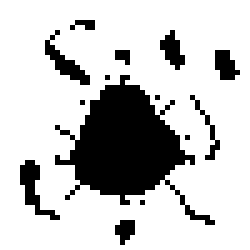
#> input picture practica01/imagenesPrueba/image.png, 50 x 50 px (shown 5 times larger)
$ python main.py
#> lines starting #> are read from the running program, lines starting #| are printed output that depends on the picture; after the words box and inside, x2 and y2 are one past the last pixel; in counts of white or black regions, pixels touching at a corner belong together
#> in main, `img = cv2.imread('imagenesPrueba/image.png', cv2.IMREAD_GRAYSCALE)`: img: shape (50, 50); 78% white; 14 black regions (9 under 20 px), largest, box (x1, y1, x2, y2) and area: (11, 15, 43, 45) 395, (4, 32, 12, 44) 34, (9, 6, 18, 17) 31, (32, 6, 37, 14) 22, (43, 10, 48, 16) 21
### practica01/functions.py
import numpy as np
import utils

####################################
# HISTOGRAMAS: MEJORA DE CONTRASTE #
####################################

# [229 lines left out: functions adjustIntensity, equalizeIntensity, filterImage, gaussKernel1D, gaussianFilter, medianFilter and 4 more, not called in this run]

def fill(inImage, seeds, SE=[], center=[]):
    """
    Rellenar un objeto de la imagen a partir de un conjunto de puntos semilla.

    seeds: Matriz Nx2 con N coordenadas (fila,columna) de los puntos semilla.
    SE: Matriz PxQ de zeros y unos definiendo el elemento estructurante de conectividad.
        Si es un vector vacío se asume conectividad 4 (cruz 3 x 3).
    """
    if SE == []:
        SE = np.array([[0, 1, 0],
                        [1, 1, 1],
                        [0, 1, 0]])

    if center == []:
        center = utils.centerMatrix(SE)

    outImage = np.copy(inImage)

    for seed in seeds:
        rowSeed, columnSeed = seed
        if inImage[rowSeed, columnSeed] == 0:
            outImage[rowSeed, columnSeed] = 1

        region = utils.getRegion(outImage, SE, rowSeed, columnSeed)
        region = np.round(region)

        for i in range(region.shape[0]):
            for j in range(region.shape[1]):
                if SE[i, j] == 1 and region[i, j] == 0:
                    outImage[rowSeed + i - center[0], columnSeed + j - center[1]] = 1
                    seeds.append([rowSeed + i - center[0], columnSeed + j - center[1]])

    return outImage


#######################
# DETECCIÓN DE BORDES #
#######################

# [83 lines left out: functions gradientImage, LoG, edgeCanny, not called in this run]

### practica01/utils.py
import numpy as np
import matplotlib.pyplot as plt

def histogram(inImage, nBins=256):
    """
    histogram

    Descripción: Calcula el histograma de una imagen.
    """
#> called with nBins = 256

    image = inImage.flatten()
#> image = 2500 values, max 1 at index 0, min 0 at index 215, mean 0.78

    hist = np.zeros(nBins, dtype=int)

    # Intervalos entre 0 y 1
    intervals = np.linspace(0, 1, nBins + 1)

    for i in range(nBins):
        hist[i] = np.sum((image >= intervals[i]) & (image < intervals[i + 1]))
#> after the loop, hist = 256 values, max 551 at index 0, min 0 at index 1, mean 2.15

    hist[-1] = np.sum(image == 1)

    return hist, intervals

def getRegion(image, kernel, i, j):
    rows_kernel, columns_kernel = kernel.shape

    imagePadded = np.pad(image, ((rows_kernel // 2, rows_kernel // 2), (columns_kernel // 2, columns_kernel // 2)), mode="reflect")

    return imagePadded[i:i + rows_kernel, j:j + columns_kernel]

# [19 lines left out: functions compareForErode, compareForDilate, not called in this run]

def centerMatrix(matrix):
    """
    centerMatrix

    Descripción: Retorna el centro de una matriz
    """

    rows, columns = matrix.shape

    return [np.floor(rows // 2).astype(int), np.floor(columns // 2).astype(int)]

# [201 lines left out: functions operatorRoberts, operatorCentralDiff, operatorPrewitt, operatorSobel, getGradientDirection, NMS and 3 more, not called in this run]

def show_imgs_and_histogram(img01, img02, nbins=256):
    # Crear una figura con 2x2 subplots: dos para las imágenes y dos para los histogramas
    fig, axs = plt.subplots(2, 2, figsize=(12, 8))

    # Mostrar la primera imagen
    axs[0, 0].imshow(img01, cmap='gray')
    axs[0, 0].set_title('Imagen original')
    axs[0, 0].axis('off')  # Ocultar ejes

    # Mostrar la segunda imagen
    axs[0, 1].imshow(img02, cmap='gray')
    axs[0, 1].set_title('Imagen procesada')
    axs[0, 1].axis('off')  # Ocultar ejes

    # Calcular el histograma de la primera imagen
    histograma1 = histogram(img01, nbins)[0]
#> histograma1 = 256 values, max 1949 at index 255, min 0 at index 1, mean 9.77

    # Graficar el histograma de la primera imagen
    axs[1, 0].plot(histograma1, color='black')
    axs[1, 0].set_title('Histograma de imagen original')
    axs[1, 0].set_xlim([0, nbins])  # Limitar el rango del eje x (niveles de gris)

    # Calcular el histograma de la segunda imagen
    histograma2 = histogram(img02, nbins)[0]
#> histograma2 = 256 values, max 2320 at index 255, min 0 at index 1, mean 9.77
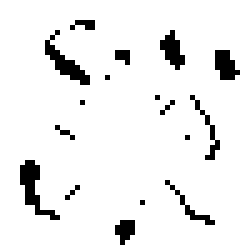
#> img02: shape (50, 50) float64 (shown 5 times larger); values 0 (black) and 1 (white), 92.8% white; black in thin lines or dots, all inside (x1, y1, x2, y2) = (4, 4, 48, 49)

    # Graficar el histograma de la segunda imagen
    axs[1, 1].plot(histograma2, color='black')
    axs[1, 1].set_title('Histograma de imagen procesada')
    axs[1, 1].set_xlim([0, nbins])  # Limitar el rango del eje x (niveles de gris)

    # Ajustar los márgenes y mostrar las gráficas
    plt.tight_layout()
    plt.show()
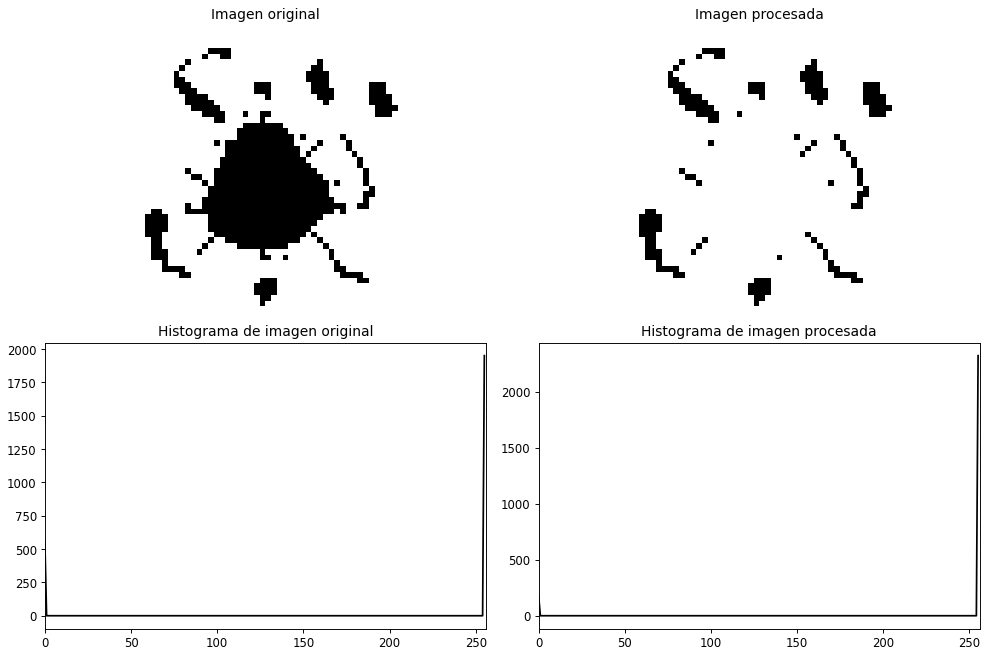
#> figure drawn by matplotlib, 4 panels; panel 3: curve peaks at x = 255, y = 1949; panel 4: curve peaks at x = 255, y = 2320

### practica01/main.py
import functions as f
import cv2
import skimage as ski
import numpy as np
import utils

def main():
    imgOut = None

    # Blur
    kernel01 = np.array([[1, 1, 1],
                        [1, 1, 1],
                        [1, 1, 1]], dtype=np.float32)

    # Detección de bordes
    kernel02 = np.array([[-1, -1, -1],
                        [-1,  8, -1],
                        [-1, -1, -1]])

    se01 = np.array([[1, 1, 1]])

    se02 = np.array([[1, 0, 0],
                    [0, 1, 0],
                    [0, 0, 1]])

    se03 = np.array([[0, 1, 0],
                    [1, 1, 1],
                    [0, 1, 0]])

    se04 = np.array([[1, 1]])

    functions = {
        "intensity": 1,
        "equalize": 2,          # eq0.png
        "filter": 3,            # circles.png
        "gaussian": 4,          # grid.png
        "median": 5,            # grid.png
        "erode": 6,             # morph.png
        "dilate": 7,            # morph.png
        "opening": 8,           # morph.png
        "closing": 9,           # morph.png
        "fill": 10,             # image.png
        "gradient": 11,         # circles1.png
        "LoG": 12,              # circles1.png
        "edgeCanny": 13         # circles1.png
    }

    img = cv2.imread('imagenesPrueba/image.png', cv2.IMREAD_GRAYSCALE)
    img = ski.util.img_as_float(img)

    inRange = [0.4, 0.60]
    outRange = [0., 1.]
    nbins = 256
    kernelToUse = kernel02
    sigma = 1.0
    filter_size = 3
    se = se01
    seeds = [[30, 30]]
    center = []
    operator = "sobel"
    tlow = 0.02
    thigh = 0.6

    function_to_execute = functions["fill"]

    match function_to_execute:
        case 1:
            imgOut = f.adjustIntensity(img, inRange=inRange, outRange=outRange)
        case 2:
            imgOut = f.equalizeIntensity(img, nBins=nbins)
        case 3:
            imgOut = f.filterImage(img, kernel=kernelToUse)
        case 4:
            imgOut = f.gaussianFilter(img, sigma=sigma)
        case 5:
            imgOut = f.medianFilter(img, filterSize=filter_size)
        case 6:
            imgOut = f.erode(img, se, center=center)
        case 7:
            imgOut = f.dilate(img, se, center=center)
        case 8:
            imgOut = f.opening(img, se, center=center)
        case 9:
            imgOut = f.closing(img, se, center=center)
        case 10:
            imgOut = f.fill(img, seeds=seeds, center=center)
        case 11:
            gradient = f.gradientImage(img, operator)
        case 12:
            imgOut = f.LoG(img, sigma=sigma)
        case 13:
            imgOut = f.edgeCanny(img, sigma=sigma, tlow=tlow, thigh=thigh)
        case _:
            print("Function not found")

    if imgOut is not None:
        utils.show_imgs_and_histogram(img, imgOut, nbins)
    else:
        print("Gradient:", gradient)
        utils.show_imgs_and_histogram(img, gradient[0] + gradient[1], nbins)


if __name__ == "__main__":
    main()
